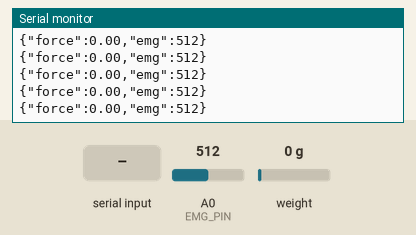
Bench run of a sketch on a simulated ESP8266 (NodeMCU). On the bench: the last lines printed to the serial monitor. The inputs (shaded band) are chosen by the test bench; at power-on: weight on the scale 0 g, A0 (EMG_PIN) = 512.

Above: at 2.2 s.
2.3 s: weight on the scale set to 100 g
At 2.34 s:
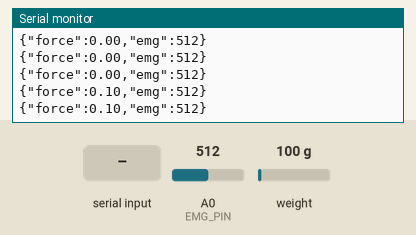
3.8 s: A0 (EMG_PIN) set to 716
At 3.8 s:
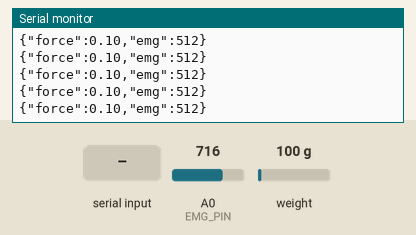
5.3 s: "TARE\n" received over Serial
At 6.59 s:
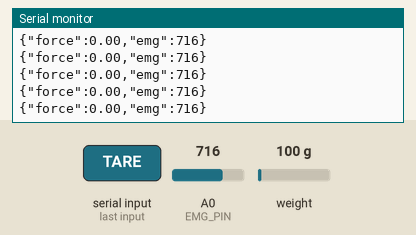
6.8 s: weight on the scale set to 1250 g
At 6.81 s:
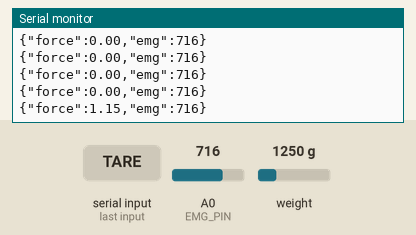
8.3 s: A0 (EMG_PIN) set to 900
At 8.38 s:
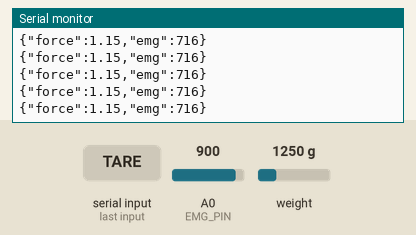
Timing chart, 0 to 10.8 s (numbered marks = the images above; inputs shaded):
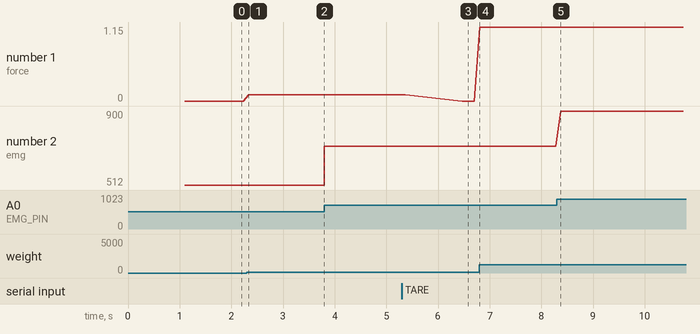

The sketch:

nervify_esp32.ino
```cpp
#include <HX711.h>

// ---------------------------------------------------------------------------
// Nervify ESP32 firmware
//
// Streams one JSON object per line over USB serial, e.g.
//   {"force":2.95,"emg":189}
// which the FastAPI backend parses in backend/serial_io.py.
//
// It also accepts one command back from the host: a line reading "TARE"
// re-zeros the load cell (scale.tare()). The backend sends this when the
// operator presses "Tare load cell" in Device Setup; keep the cell unloaded.
//
// Key design point: EMG must be sampled fast (the backend's 60 Hz notch
// filter only engages above ~120 Hz, and it splits each 3 s trial into six
// 0.5 s RMS windows). The HX711 load cell only updates at ~80 Hz, so we must
// NOT let it block the EMG read. We poll the HX711 non-blocking and hold the
// last force value between updates, while EMG streams as fast as the loop runs.
// ---------------------------------------------------------------------------

#define EMG_PIN A0   // ESP32: A0 is typically GPIO36 (ADC1, input-only) - OK

#define DT D4
#define SCK D5

HX711 scale;

// IMPORTANT: get_units() must return NEWTONS. The backend labels and stores
// force as Newtons throughout, so the units must be right here at the source.
//
// This load cell + board reads ~418 counts per gram. We divide that grams
// factor by grams-per-Newton (1000 / 9.80665) to get counts-per-Newton, so
// get_units() comes out in Newtons:
//   counts/N = 418.0 * 1000 / 9.80665  ≈  42624
//
// To re-calibrate: place a known mass and adjust COUNTS_PER_GRAM until the
// grams readout in the UI matches the mass (the backend reading should then
// equal mass_kg * 9.80665 Newtons).
const float COUNTS_PER_GRAM = 418.0;                 // measured for this load cell
const float GRAMS_PER_NEWTON = 1000.0 / 9.80665;     // 1 N ≈ 101.97 g
float calibration_factor = COUNTS_PER_GRAM * GRAMS_PER_NEWTON;  // counts per Newton

// Force is sampled at ~80 Hz (HX711 hardware limit); EMG streams every loop.
const unsigned long FORCE_INTERVAL_MS = 12;   // ~80 Hz
unsigned long lastForceTime = 0;
float lastForce = 0.0;

void setup()
{
    Serial.begin(115200);

    scale.begin(DT, SCK);
    scale.set_scale(calibration_factor);

    // Tare requires the load cell to be UNLOADED at power-on, or the zero
    // baseline (and thus every force reading this session) will be wrong.
    scale.tare();
}

void loop()
{
    // --- Commands from host: a line reading "TARE" re-zeros the load cell ---
    // Reading is non-blocking (only drains what's already buffered) so it never
    // stalls the EMG stream. The host must keep the cell unloaded when taring,
    // exactly like the power-on tare in setup().
    static String command;
    while (Serial.available()) {
        char c = Serial.read();
        if (c == '\n' || c == '\r') {
            command.trim();
            if (command == "TARE") {
                scale.tare();
            }
            command = "";
        } else if (command.length() < 32) {   // bound the buffer against noise
            command += c;
        }
    }

    // --- Force: poll HX711 only when fresh data is ready (non-blocking) ---
    if (millis() - lastForceTime >= FORCE_INTERVAL_MS && scale.is_ready()) {
        lastForce = scale.get_units(1);   // single read; get_units(3) blocks ~37 ms
        lastForceTime = millis();
    }

    // --- EMG: fast read every loop iteration ---
    int emg = analogRead(EMG_PIN);

    // --- Emit one JSON object per line (matches backend parser) ---
    Serial.print("{\"force\":");
    Serial.print(lastForce);
    Serial.print(",\"emg\":");
    Serial.print(emg);
    Serial.println("}");

    // ~500 Hz loop. Above the backend's 120 Hz notch threshold and enough to
    // fill the six 0.5 s EMG RMS windows. Lower if your serial link can't keep up.
    delayMicroseconds(2000);
}
```

Measured:
- after the input at 2.3 s, the serial monitor: prints a new line at once (image 1)
- after the input at 5.3 s, the serial monitor: prints a new line after 1.2 s (image 3)
- after the input at 6.8 s, the serial monitor: prints a new line at once (image 4)
- plotted number 1: 0 → 0.1 after the input at 2.3 s, 0.1 → 0 after the input at 5.3 s, 0 → 1.15 after the input at 6.8 s
- plotted number 2: 512 → 716 after the input at 3.8 s, 716 → 900 after the input at 8.3 s
